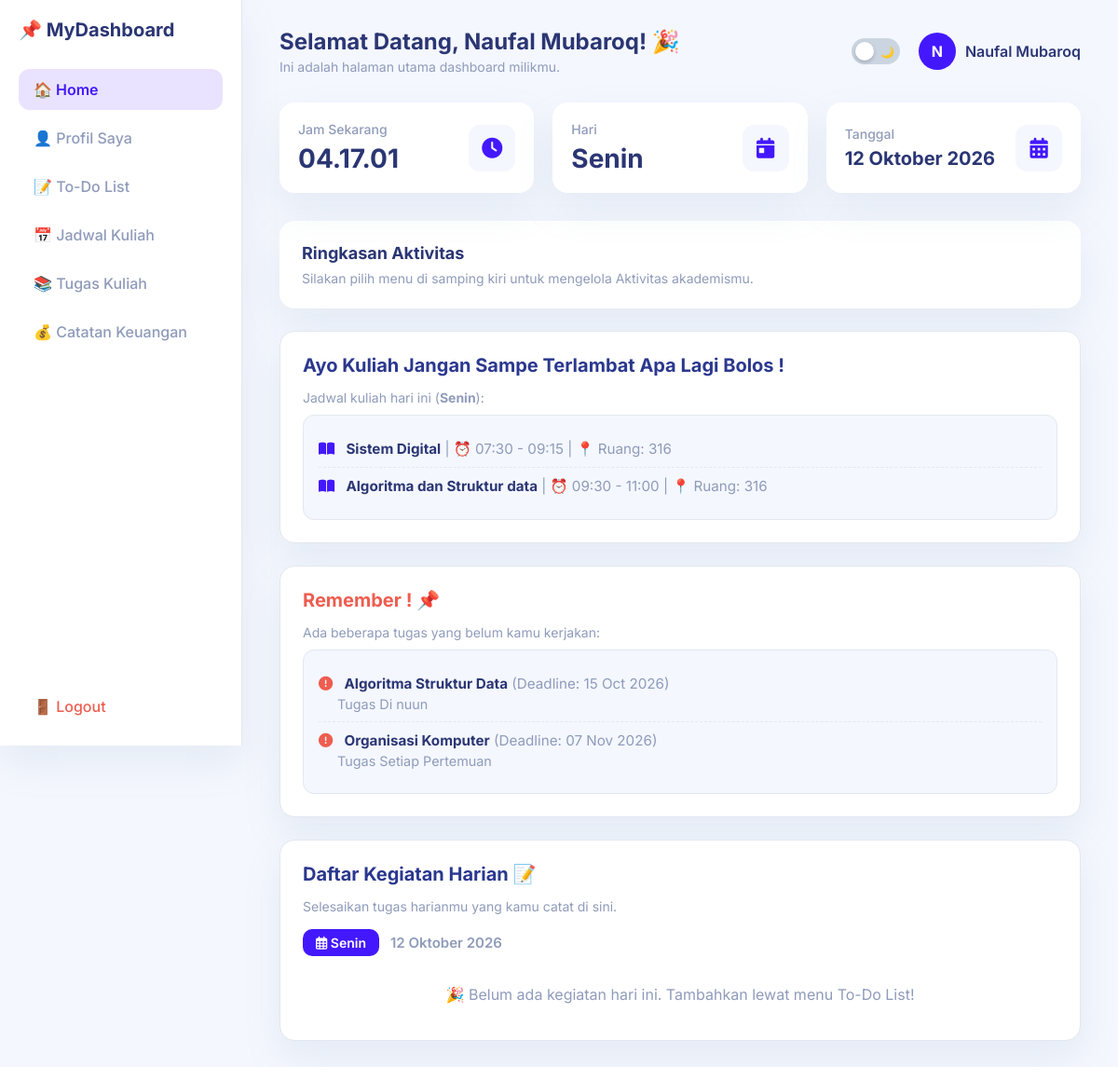
The app's page /dashboard.php (signed in) with its own data.
### tables this page shows
CREATE TABLE `schedules` (
  `id` int(11) NOT NULL,
  `user_id` int(11) NOT NULL,
  `nama_matkul` varchar(100) NOT NULL,
  `hari` enum('Senin','Selasa','Rabu','Kamis','Jumat','Jum''at','Sabtu','Minggu') NOT NULL,
  `jam_mulai` time NOT NULL,
  `jam_selesai` time NOT NULL,
  `ruangan` varchar(50) DEFAULT NULL
);

CREATE TABLE `tugas_kuliah` (
  `id` int(11) NOT NULL,
  `user_id` int(11) NOT NULL,
  `mata_kuliah` varchar(100) NOT NULL,
  `deskripsi` text DEFAULT NULL,
  `deadline` date NOT NULL,
  `status` enum('Belum Selesai','Selesai') DEFAULT 'Belum Selesai'
);

### dashboard.php (the view, shortened to what this page needs)
<?php
require 'koneksi.php';
$user_id = $_SESSION['user_id'];
$nama_user = $_SESSION['nama'] ?? 'User';
$tanggal_hari_ini = date('Y-m-d');
mysqli_query($conn, "DELETE FROM todolist WHERE user_id = '$user_id' AND tanggal < '$tanggal_hari_ini'");
$hari_inggris = date('l');
$map_hari = [
    'Monday'    => 'Senin',
    'Tuesday'   => 'Selasa',
    'Wednesday' => 'Rabu',
    'Thursday'  => 'Kamis',
    'Friday'    => 'Jumat',
    'Saturday'  => 'Sabtu',
    'Sunday'    => 'Minggu'
];
$hari_ini = $map_hari[$hari_inggris] ?? 'Senin';
$bulan_array = [
    '01' => 'Januari', '02' => 'Februari', '03' => 'Maret', '04' => 'April',
    '05' => 'Mei', '06' => 'Juni', '07' => 'Juli', '08' => 'Agustus',
    '09' => 'September', '10' => 'Oktober', '11' => 'November', '12' => 'Desember'
];
$tanggal_indo = date('d') . ' ' . $bulan_array[date('m')] . ' ' . date('Y');
$query_jadwal_hari_ini = mysqli_query($conn, "SELECT * FROM schedules WHERE user_id = '$user_id' AND hari = '$hari_ini' ORDER BY jam_mulai ASC");
$query_tugas_belum = mysqli_query($conn, "SELECT * FROM tugas_kuliah WHERE user_id = '$user_id' AND status = 'Belum Selesai' ORDER BY deadline ASC");
$query_todo_home = mysqli_query($conn, "SELECT * FROM todolist WHERE user_id = '$user_id' AND tanggal = '$tanggal_hari_ini' ORDER BY id DESC");
?>
<!DOCTYPE html>
<html lang="id">
<head>
    <link rel="stylesheet" href="dashboard.css?v=<?= time(); ?>">
    <link rel="stylesheet" href="todolist.css?v=<?= time(); ?>">
    <link rel="stylesheet" href="tampilanhp.css?v=<?= time(); ?>">
    <link rel="stylesheet" href="https://cdnjs.cloudflare.com/ajax/libs/font-awesome/6.4.0/css/all.min.css">
</head>
<body>
    <div class="dashboard-container">
        <aside class="sidebar">
            <div class="brand">
                📌 MyDashboard
            </div>
            <ul class="sidebar-menu">
                <li><a href="dashboard.php" class="active">🏠 Home</a></li>
                <li><a href="profil.php">👤 Profil Saya</a></li>
                <li><a href="todolist.php">📝 To-Do List</a></li>
                <li><a href="jadwalkuliah.php">📅 Jadwal Kuliah</a></li>
                <li><a href="tugaskl.php">📚 Tugas Kuliah</a></li>
                <li><a href="pencatatankeuangan.php">💰 Catatan Keuangan</a></li>
                <li class="logout-item"><a href="logout.php" class="logout-btn">🚪 Logout</a></li>
            </ul>
        </aside>
        <main class="main-content">
            <header class="top-header">
                <div class="welcome-text" style="display: flex; align-items: center; gap: 12px;">
                    <div>
                        <h1>Selamat Datang, <?= htmlspecialchars($nama_user); ?>! 🎉</h1>
                        <p>Ini adalah halaman utama dashboard milikmu.</p>
                    </div>
                </div>
                <div style="display: flex; align-items: center; gap: 20px;">
                    <div class="theme-switch-wrapper">
                        <label class="theme-switch" for="checkboxTheme">
                            <div class="slider round">
                                <span>☀️</span>
                                <span>🌙</span>
                            </div>
                        </label>
                    </div>
                    <div class="user-profile-badge">
                        <div class="user-avatar"><?= strtoupper(substr($nama_user, 0, 1)); ?></div>
                        <span><?= htmlspecialchars($nama_user); ?></span>
                    </div>
                </div>
            </header>
            <div class="stats-grid">
                <div class="stat-card">
                    <div class="stat-info">
                        <h3>Jam Sekarang</h3>
                        <p id="liveTimeCard">00:00:00</p>
                    </div>
                    <div class="stat-icon">
                        <i class="fas fa-clock"></i>
                    </div>
                </div>
                <div class="stat-card">
                    <div class="stat-info">
                        <h3>Hari</h3>
                        <p id="liveDayCard">-</p>
                    </div>
                    <div class="stat-icon">
                        <i class="fas fa-calendar-day"></i>
                    </div>
                </div>
                <div class="stat-card">
                    <div class="stat-info">
                        <h3>Tanggal</h3>
                        <p id="liveDateCard" style="font-size: 20px;">-</p>
                    </div>
                    <div class="stat-icon">
                        <i class="fas fa-calendar-alt"></i>
                    </div>
                </div>
            </div>
            <div class="activity-card" style="margin-bottom: 24px;">
                <h2 style="font-size: 18px; color: var(--text-primary); margin-bottom: 8px;">Ringkasan Aktivitas</h2>
                <p style="color: var(--text-muted); font-size: 14px; margin: 0;">Silakan pilih menu di samping kiri untuk mengelola Aktivitas akademismu.</p>
            </div>
            <div class="home-card">
                <h3 class="home-section-title">Ayo Kuliah Jangan Sampe Terlambat Apa Lagi Bolos !</h3>
                <p style="color: var(--text-muted); font-size: 14px; margin-bottom: 10px;">Jadwal kuliah hari ini (<strong><?= $hari_ini; ?></strong>):</p>
                <div class="home-card-inner">
                    <?php if (mysqli_num_rows($query_jadwal_hari_ini) > 0): ?>
                        <?php while ($j = mysqli_fetch_assoc($query_jadwal_hari_ini)): ?>
                            <div class="item-list-home">
                                <i class="fas fa-book-open" style="color: var(--accent-color); margin-right: 8px;"></i>
                                <strong><?= htmlspecialchars($j['nama_matkul']); ?></strong>
                                <?php if (!empty($j['jam_mulai']) && $j['jam_mulai'] != '00:00:00'): ?>
                                    <span style="color: var(--text-muted);">| ⏰ <?= date('H:i', strtotime($j['jam_mulai'])); ?> - <?= date('H:i', strtotime($j['jam_selesai'])); ?></span>
                                <?php endif; ?>
                                <?php if (!empty($j['ruangan']) && $j['ruangan'] != '-'): ?>
                                    <span style="color: var(--text-muted);">| 📍 Ruang: <?= htmlspecialchars($j['ruangan']); ?></span>
                                <?php endif; ?>
                            </div>
                        <?php endwhile; ?>
                    <?php else: ?>
                        <p style="color: var(--text-muted); text-align: center; margin: 10px 0; font-style: italic;">Tidak ada jadwal kuliah untuk hari ini. Santai tapi tetap produktif!</p>
                    <?php endif; ?>
                </div>
            </div>
            <div class="home-card">
                <h3 class="home-section-title" style="color: #ee5d50;">Remember ! 📌</h3>
                <p style="color: var(--text-muted); font-size: 14px; margin-bottom: 10px;">Ada beberapa tugas yang belum kamu kerjakan:</p>
                <div class="home-card-inner">
                    <?php if (mysqli_num_rows($query_tugas_belum) > 0): ?>
                        <?php while ($t = mysqli_fetch_assoc($query_tugas_belum)): ?>
                            <div class="item-list-home">
                                <i class="fas fa-exclamation-circle" style="color: #ee5d50; margin-right: 8px;"></i>
                                <strong><?= htmlspecialchars($t['mata_kuliah']); ?></strong>
                                <span style="color: var(--text-muted);">(Deadline: <?= date('d M Y', strtotime($t['deadline'])); ?>)</span>
                                <div style="margin-top: 4px; font-size: 0.9rem; color: var(--text-muted); padding-left: 20px;">
                                    <?= htmlspecialchars($t['deskripsi']); ?>
                                </div>
                            </div>
                        <?php endwhile; ?>
                    <?php else: ?>
                        <div style="text-align: center; padding: 15px; color: #047857; font-weight: 700; font-size: 1.1rem;">
                            ✨ TIDAK ADA TUGAS ✨
                        </div>
                    <?php endif; ?>
                </div>
            </div>
            <div class="home-card" id="todo-section">
                <h3 class="home-section-title">Daftar Kegiatan Harian 📝</h3>
                <p style="color: var(--text-muted); font-size: 14px; margin-bottom: 16px;">Selesaikan tugas harianmu yang kamu catat di sini.</p>
                <div class="date-info-box">
                    <div class="date-badge">
                        <i class="far fa-calendar-alt"></i> <?= $hari_ini; ?>
                    </div>
                    <span style="color: var(--text-muted);"><?= $tanggal_indo; ?></span>
                </div>
                <div class="todo-list">
                    <?php if (mysqli_num_rows($query_todo_home) > 0): ?>
                        <?php while ($row = mysqli_fetch_assoc($query_todo_home)): ?>
                            <div class="todo-item <?= $row['status'] == 'Selesai' ? 'completed' : ''; ?>" style="margin-bottom: 10px;">
                                <div class="todo-text">
                                    <a href="dashboard.php?toggle_todo=<?= $row['id']; ?>&status_skrg=<?= $row['status']; ?>#todo-section" class="checkbox-btn">
                                        <i class="far <?= $row['status'] == 'Selesai' ? 'fa-check-square' : 'fa-square'; ?>"></i>
                                    </a>
                                    <span><?= htmlspecialchars($row['tugas']); ?></span>
                                </div>
                            </div>
                        <?php endwhile; ?>
                    <?php else: ?>
                        <div class="todo-empty" style="padding: 15px; text-align: center; color: var(--text-muted);">
                            <p>🎉 Belum ada kegiatan hari ini. Tambahkan lewat menu To-Do List!</p>
                        </div>
                    <?php endif; ?>
                </div>
            </div>
        </main>
    </div>
</body>
</html>

### dashboard.css (style rules this page uses)
:root { --bg-main: #f4f7fe; --card-bg: #ffffff; --text-primary: #2b3674; --text-muted: #8f9bba; --border-color: #e2e8f0; --sidebar-bg: #ffffff; --accent-color: #4318ff; --accent-hover: #3311db; --accent-light: #e9e3ff; --danger-color: #ee5d50; --shadow: 0px 18px 40px rgba(112, 144, 176, 0.12); }
* { margin: 0; padding: 0; box-sizing: border-box; font-family: 'Inter', sans-serif; }
body { background-color: var(--bg-main); color: var(--text-primary); display: flex; min-height: 100vh; transition: background-color 0.3s, color 0.3s; }
.dashboard-container { display: flex; width: 100%; }
.sidebar { width: 260px; background-color: var(--sidebar-bg); padding: 20px; display: flex; flex-direction: column; border-right: 1px solid var(--border-color); box-shadow: var(--shadow); position: sticky; top: 0; height: 100vh; flex-shrink: 0; transition: background-color 0.3s, border-color 0.3s; }
.sidebar .brand { font-size: 20px; font-weight: 700; color: var(--text-primary); margin-bottom: 30px; display: flex; align-items: center; gap: 12px; }
.sidebar-menu { list-style: none; display: flex; flex-direction: column; gap: 8px; height: 100%; padding: 0; margin: 0; }
.sidebar-menu li a { display: flex; align-items: center; gap: 12px; padding: 12px 16px; color: var(--text-muted); text-decoration: none; font-weight: 500; border-radius: 12px; transition: all 0.2s ease; }
.sidebar-menu li a:hover, .sidebar-menu li a.active { background-color: var(--accent-light); color: var(--accent-color); font-weight: 600; }
.sidebar-menu .logout-item { margin-top: auto; }
.sidebar-menu li a.logout-btn { color: var(--danger-color); }
.main-content { flex: 1; padding: 30px 40px; overflow-y: auto; }
.top-header { display: flex; justify-content: space-between; align-items: center; margin-bottom: 30px; }
.top-header .welcome-text h1 { font-size: 24px; font-weight: 700; color: var(--text-primary); }
.top-header .welcome-text p { font-size: 14px; color: var(--text-muted); margin-top: 4px; }
.theme-switch-wrapper { display: flex; align-items: center; }
.theme-switch { position: relative; display: inline-block; width: 52px; height: 28px; }
.slider { position: absolute; cursor: pointer; top: 0; left: 0; right: 0; bottom: 0; background-color: #cbd5e1; transition: .4s; border-radius: 34px; display: flex; align-items: center; justify-content: space-between; padding: 0 6px; font-size: 12px; }
.slider:before { position: absolute; content: ""; height: 20px; width: 20px; left: 4px; bottom: 4px; background-color: white; transition: .4s; border-radius: 50%; z-index: 2; box-shadow: 0 2px 4px rgba(0,0,0,0.2); }
.user-profile-badge { display: flex; align-items: center; gap: 10px; font-weight: 600; color: var(--text-primary); }
.user-avatar { width: 40px; height: 40px; border-radius: 50%; background: var(--accent-color); color: white; display: flex; align-items: center; justify-content: center; font-weight: bold; }
.stat-card, .activity-card, .form-card, .profile-card, .profile-form-card { background: var(--card-bg); color: var(--text-primary); border-radius: 16px; padding: 24px; box-shadow: var(--shadow); transition: background-color 0.3s, color 0.3s, border-color 0.3s; }
.stat-card { display: flex; align-items: center; justify-content: space-between; padding: 20px; }
.stat-info h3 { font-size: 14px; color: var(--text-muted); margin-bottom: 6px; font-weight: 500; }
.stat-info p { font-size: 28px; font-weight: 700; color: var(--text-primary); margin: 0; }
.stat-icon { width: 50px; height: 50px; border-radius: 12px; background: var(--bg-main); color: var(--accent-color); display: flex; align-items: center; justify-content: center; font-size: 22px; }

### todolist.css (style rules this page uses)
.todo-list { display: flex; flex-direction: column; gap: 12px; }
.todo-empty { text-align: center; padding: 20px; color: var(--text-muted); }

### records on screen
schedules: nama_matkul "Sistem Digital", jam_mulai "07:30", jam_selesai "09:15", ruangan "316"
schedules: nama_matkul "Algoritma dan Struktur data", jam_mulai "09:30", jam_selesai "11:00", ruangan "316"
tugas_kuliah: mata_kuliah "Algoritma Struktur Data", deadline "15 Oct 2026", deskripsi "Tugas Di nuun"
tugas_kuliah: mata_kuliah "Organisasi Komputer", deadline "07 Nov 2026", deskripsi "Tugas Setiap Pertemuan"

### other values on screen
$nama_user "Naufal Mubaroq"
substr($nama_user, 0, 1) "N"
